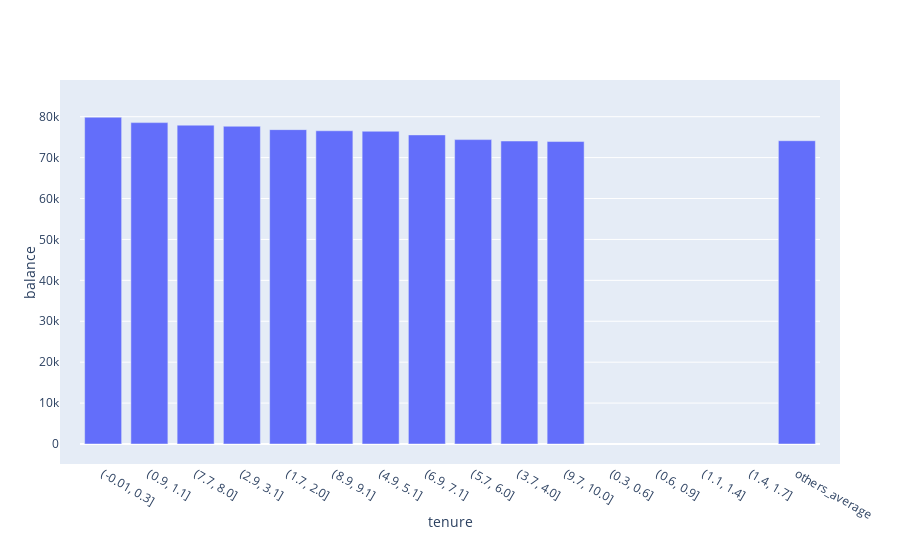

This figure's notebook cell:
### Code cell
generate_plotly_graph(chart_config)

### Figure 1 — Plotly figure (JSON) as saved in the notebook; plotly's stock layout.template omitted (floating-point values rounded to 4 significant figures)
{"data": [{"type": "bar", "x": ["(-0.01, 0.3]", "(0.9, 1.1]", "(7.7, 8.0]", "(2.9, 3.1]", "(1.7, 2.0]", "(8.9, 9.1]", "(4.9, 5.1]", "(6.9, 7.1]", "(5.7, 6.0]", "(3.7, 4.0]", "(9.7, 10.0]", "(0.3, 0.6]", "(0.6, 0.9]", "(1.1, 1.4]", "(1.4, 1.7]", "others_average"], "y": [79880.0, 78560.0, 77940.0, 77670.0, 76840.0, 76560.0, 76440.0, 75550.0, 74400.0, 74060.0, 73930.0, null, null, null, null, 74130.0]}], "layout": {"autosize": true, "margin": {"pad": 20}, "xaxis": {"autorange": true, "range": [-0.5, 15.5], "title": {"text": "tenure"}, "type": "category"}, "yaxis": {"autorange": true, "range": [0, 84080.0], "title": {"text": "balance"}, "type": "linear"}}}
